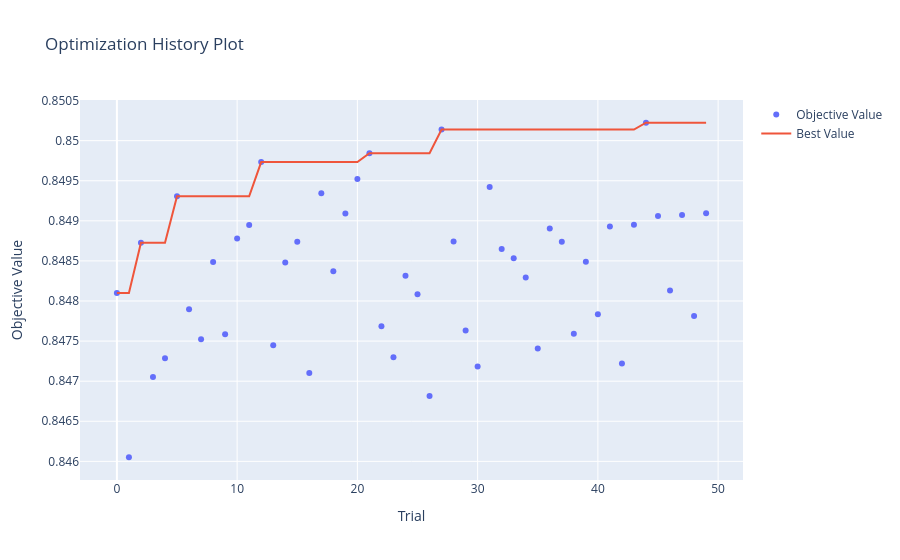
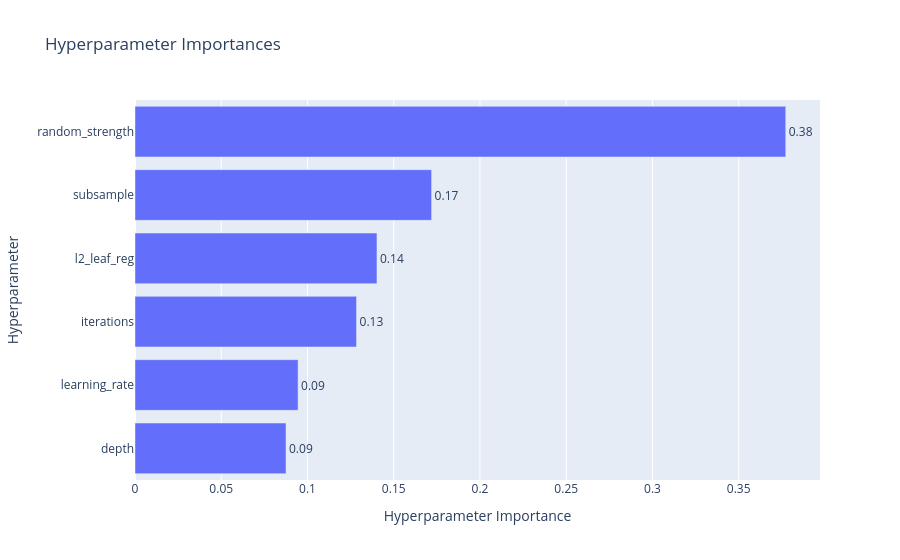

Notebook cell for these charts, in order:
### Code cell
# Save
pickle.dump(study.best_trial.params, open('LGBM_Hyperparameter.pickle', 'wb'))
print("Best Score: ", study.best_value)
printmd('**LGBM Tuned Hyperparameters**')
pprint.pprint(study.best_trial.params)

# history
display(optuna.visualization.plot_optimization_history(study))

# Importance
display(plot_param_importances(study))

### Figure 1 — Plotly figure (JSON) as saved in the notebook; plotly's stock layout.template omitted (floating-point values rounded to 4 significant figures)
{"data": [{"mode": "markers", "name": "Objective Value", "type": "scatter", "x": [0, 1, 2, 3, 4, 5, 6, 7, 8, 9, 10, 11, 12, 13, 14, 15, 16, 17, 18, 19, 20, 21, 22, 23, 24, 25, 26, 27, 28, 29, 30, 31, 32, 33, 34, 35, 36, 37, 38, 39, 40, 41, 42, 43, 44, 45, 46, 47, 48, 49], "y": [0.8481, 0.8461, 0.8487, 0.8471, 0.8473, 0.8493, 0.8479, 0.8475, 0.8485, 0.8476, 0.8488, 0.8489, 0.8497, 0.8474, 0.8485, 0.8487, 0.8471, 0.8493, 0.8484, 0.8491, 0.8495, 0.8498, 0.8477, 0.8473, 0.8483, 0.8481, 0.8468, 0.8501, 0.8487, 0.8476, 0.8472, 0.8494, 0.8486, 0.8485, 0.8483, 0.8474, 0.8489, 0.8487, 0.8476, 0.8485, 0.8478, 0.8489, 0.8472, 0.8489, 0.8502, 0.8491, 0.8481, 0.8491, 0.8478, 0.8491]}, {"mode": "lines", "name": "Best Value", "type": "scatter", "x": [0, 1, 2, 3, 4, 5, 6, 7, 8, 9, 10, 11, 12, 13, 14, 15, 16, 17, 18, 19, 20, 21, 22, 23, 24, 25, 26, 27, 28, 29, 30, 31, 32, 33, 34, 35, 36, 37, 38, 39, 40, 41, 42, 43, 44, 45, 46, 47, 48, 49], "y": [0.8481, 0.8481, 0.8487, 0.8487, 0.8487, 0.8493, 0.8493, 0.8493, 0.8493, 0.8493, 0.8493, 0.8493, 0.8497, 0.8497, 0.8497, 0.8497, 0.8497, 0.8497, 0.8497, 0.8497, 0.8497, 0.8498, 0.8498, 0.8498, 0.8498, 0.8498, 0.8498, 0.8501, 0.8501, 0.8501, 0.8501, 0.8501, 0.8501, 0.8501, 0.8501, 0.8501, 0.8501, 0.8501, 0.8501, 0.8501, 0.8501, 0.8501, 0.8501, 0.8501, 0.8502, 0.8502, 0.8502, 0.8502, 0.8502, 0.8502]}, {"marker": {"color": "#cccccc"}, "mode": "markers", "name": "Infeasible Trial", "showlegend": false, "type": "scatter", "x": [], "y": []}], "layout": {"title": {"text": "Optimization History Plot"}, "xaxis": {"title": {"text": "Trial"}}, "yaxis": {"title": {"text": "Objective Value"}}}}

### Figure 2 — Plotly figure (JSON) as saved in the notebook; plotly's stock layout.template omitted (floating-point values rounded to 4 significant figures)
{"data": [{"cliponaxis": false, "hovertemplate": ["depth (IntDistribution): 0.08753293970375962<extra></extra>", "learning_rate (FloatDistribution): 0.09453643955354749<extra></extra>", "iterations (IntDistribution): 0.12842422222637748<extra></extra>", "l2_leaf_reg (FloatDistribution): 0.1402742365123371<extra></extra>", "subsample (FloatDistribution): 0.17196298304251637<extra></extra>", "random_strength (FloatDistribution): 0.37726917896146195<extra></extra>"], "name": "Objective Value", "orientation": "h", "text": ["0.09", "0.09", "0.13", "0.14", "0.17", "0.38"], "textposition": "outside", "type": "bar", "x": [0.08753, 0.09454, 0.1284, 0.1403, 0.172, 0.3773], "y": ["depth", "learning_rate", "iterations", "l2_leaf_reg", "subsample", "random_strength"]}], "layout": {"title": {"text": "Hyperparameter Importances"}, "xaxis": {"title": {"text": "Hyperparameter Importance"}}, "yaxis": {"title": {"text": "Hyperparameter"}}}}
